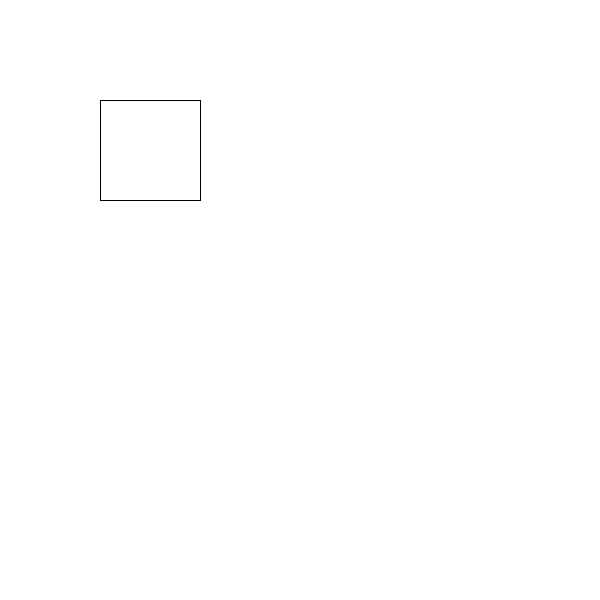
Frame 1 (no input)
Frame 60 (the mouse pressed at the canvas centre just before this capture): identical to frame 1, image omitted
Frame 120 (the mouse held since frame 60 and released just before this capture): identical to frame 1, image omitted

The Processing sketch that drew this single still picture (run headless with seeded random() and noise(); from frame 60 on, the mouse is pressed at the canvas centre):

// Processing sketch: sketch_220916d
// ── sketch_220916d.pde
void setup(){
  size(600,600);
}

void draw(){
  background(255,255,255);
mijnMethode(100,100,100,100);

}

void mijnMethode(int v1, int v2, int h1, int h2){
 line(v1,v2,h1+h2, v1);
 line(v1, v2+h2, v1+h1, v2+h2);
 line(v1, h1, v1, h1+h2);
 line(h1+h2 , v1 , h1+h2 , v1+v2);

}
